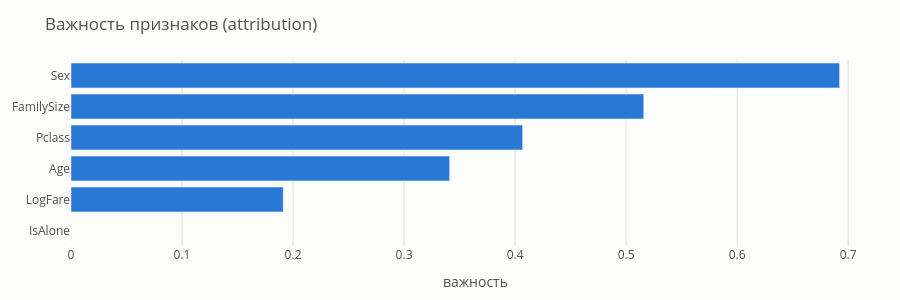

Write notebook code for a chart like this one.
### Markdown cell above
## 5. Pruning: отрезаем лишнее

Спросим у сети с шестью входами, какие из них она реально использует.

### Code cell
model6, dataset6, features6 = experiments["+FamilySize +IsAlone"]
plot_feature_scores(model6, features6)

### Figure 1 — Plotly figure (JSON) as saved in the notebook; plotly's stock layout.template omitted (floating-point values rounded to 4 significant figures)
{"data": [{"marker": {"color": "#2a78d6"}, "orientation": "h", "type": "bar", "x": [1.96e-07, 0.1911, 0.341, 0.4067, 0.5159, 0.6923], "y": ["IsAlone", "LogFare", "Age", "Pclass", "FamilySize", "Sex"]}], "layout": {"font": {"color": "#52514e"}, "height": 300, "margin": {"b": 50, "l": 60, "r": 20, "t": 60}, "paper_bgcolor": "#fcfcfb", "plot_bgcolor": "#fcfcfb", "title": {"text": "Важность признаков (attribution)"}, "xaxis": {"gridcolor": "#e1e0d9", "title": {"text": "важность"}}}}
